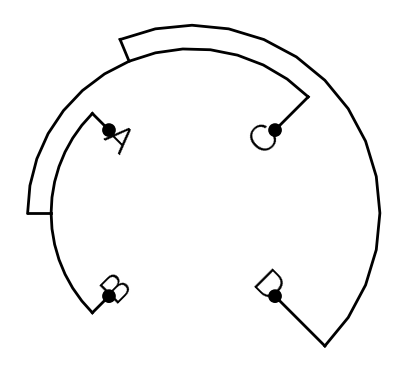

Recreate this plot in Python.
import baltic as bt
from baltic import bt_utils

import matplotlib as mpl
from matplotlib import pyplot as plt
from matplotlib.gridspec import GridSpec

treestring = '((("A":1,"B":1):1,"C":2):1,"D":3);'
ll = bt.make_tree(treestring, 'divergence')
ll.treeStats()

fig = plt.figure(figsize=(5,5),facecolor='w')
gs = GridSpec(1,1)

ax = plt.subplot(gs[0])

inwardSpace = -5.0
ll.plot_tree(ax, inwardSpace = inwardSpace, treeType = 'circular')
ll.plot_text(ax, inwardSpace = inwardSpace, treeType = 'circular', size = 26)
ll.plot_points(ax, inwardSpace = inwardSpace, treeType = 'circular')

bt_utils.clean_axes(ax)

plt.show()
